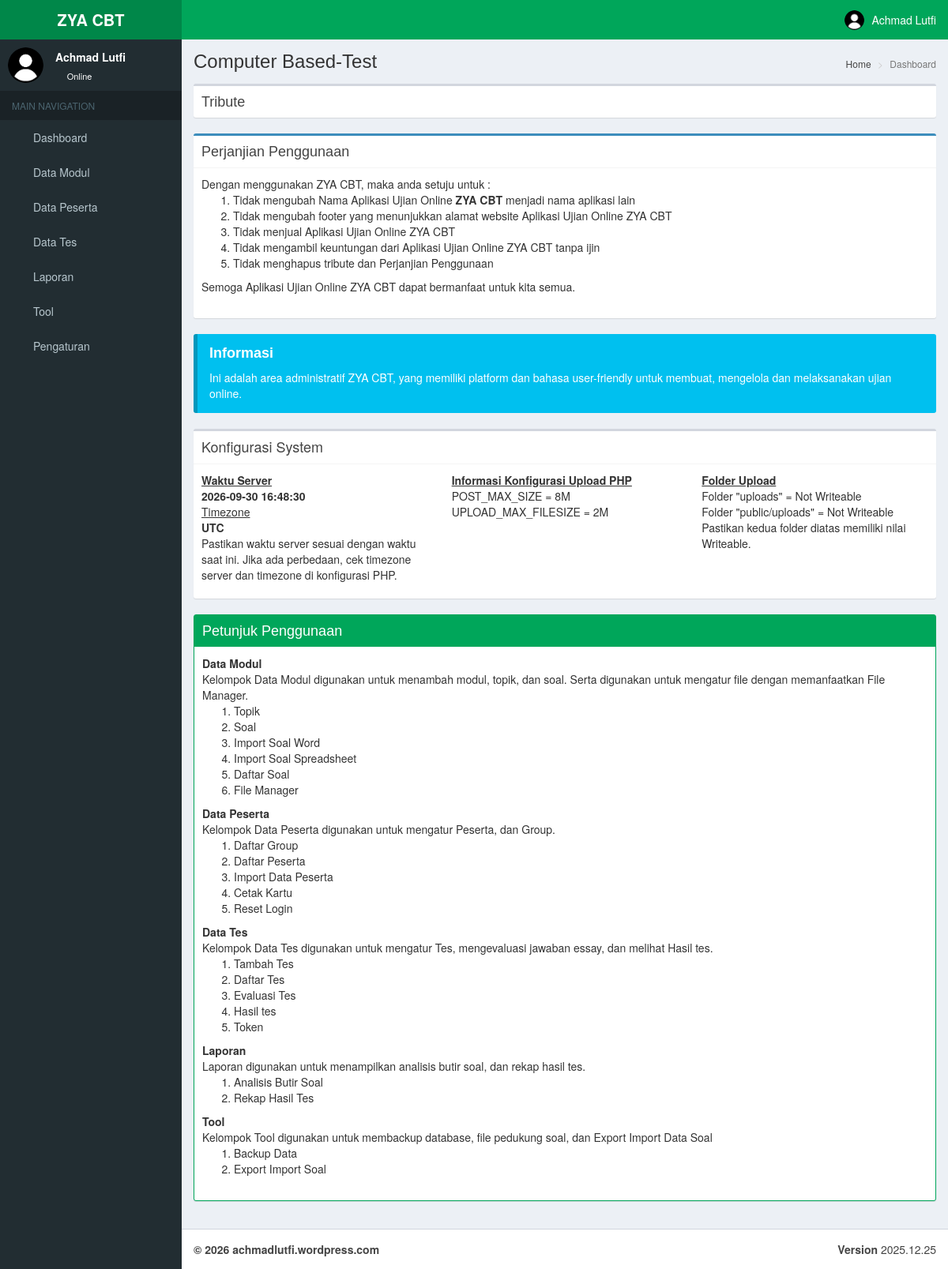
/index.php/manager/dashboard (signed in), run on the app's committed database.
### tables this page shows
CREATE TABLE `user_menu` (
  `id` int(11) NOT NULL,
  `tipe` int(11) NOT NULL DEFAULT 1 COMMENT '0=parent, 1=child',
  `parent` varchar(50) DEFAULT NULL,
  `kode_menu` varchar(50) NOT NULL,
  `nama_menu` varchar(100) NOT NULL,
  `url` varchar(150) NOT NULL DEFAULT '#',
  `icon` varchar(75) NOT NULL DEFAULT 'fa fa-circle-o',
  `urutan` int(11) NOT NULL
);

### application/libraries/Template.php (called while the page is built, shortened)
<?php  if ( ! defined('BASEPATH')) exit('No direct script access allowed');
	class Template{
		protected $_ci;
		function __construct(){
			$this->_ci=&get_instance();
            $this->_ci->load->library('access');
            $this->_ci->load->model('users_model');
			$this->_ci->load->model('cbt_konfigurasi_model');
		}
		function display_admin($template, $title, $data=null){
            if(empty($data['kode_menu'])){
                $data['kode_menu'] = 'KOSONG';
            }
			$query = $this->_ci->cbt_konfigurasi_model->get_by_kolom_limit('konfigurasi_kode', 'cbt_nama', 1);
			if($query->num_rows()>0){
				$data['site_name']=$query->row()->konfigurasi_isi;
			}else{
				$data['site_name']=$this->_ci->config->item('site_name');
			}
			$data['site_version']=$this->_ci->config->item('site_version');
            $data['nama']=$this->_ci->access->get_nama();
			$data['sidemenu']=$this->_ci->users_model->get_menu($data['kode_menu'], $this->_ci->access->get_level());;
            $data['content']=$this->_ci->load->view($template,$data,true);
			$data['title']=$title;
			$this->_ci->load->view('template/template_admin.php',$data);
		}
	}
?>

### application/controllers/manager/Dashboard.php (called while the page is built, shortened)
<?php if ( ! defined('BASEPATH')) exit('No direct script access allowed');
class Dashboard extends Member_Controller {
    public function index(){
        $data['nama'] = $this->access->get_nama();
        $data['post_max_size'] = ini_get('post_max_size');
        $data['upload_max_filesize'] = ini_get('upload_max_filesize');
        $data['waktu_server'] = date('Y-m-d H:i:s');
		$data['timezone'] = date_default_timezone_get();
        $data['dir_public_uploads'] = 'Not Writeable';
        $data['dir_uploads'] = 'Not Writeable';
        $this->template->display_admin('manager/dashboard_view', 'Dashboard', $data);
    }
}

### index.php (called while the page is built, shortened)
<?php
require_once BASEPATH.'core/CodeIgniter.php';

### application/models/Users_model.php (the view, shortened to what this page needs)
<?php  if ( ! defined('BASEPATH')) exit('No direct script access allowed');
class Users_model extends CI_Model{
    function get_menu($kode_menu, $level){
        $this->db->select('user_menu.parent')
                 ->where('(user_akses.level="'.$level.'")')
				 ->join('user_menu', 'user_akses.kode_menu = user_menu.kode_menu')
                 ->from('user_akses')
				 ->group_by('user_menu.parent');
		$result = $this->db->get()->result();
		$data_menu = array();
		foreach($result as $temp){
			$data_menu[] = $temp->parent;
		}
		$this->db->where_in('kode_menu', $data_menu)
                 ->from('user_menu')
				 ->order_by('urutan', 'ASC');
		$result = $this->db->get();
        $menu = '';
        if($result->num_rows()>0){
            foreach ($result->result() as $temp){
                $parent_active='';
                $sql_child = 'SELECT user_menu.* FROM `user_akses` INNER JOIN `user_level` ON (`user_akses`.`level` = `user_level`.`level`)
                    INNER JOIN `user_menu` ON (`user_akses`.`kode_menu` = `user_menu`.`kode_menu`) WHERE user_akses.`level`="'.$level.'"
                    AND user_menu.`tipe`=1 AND user_menu.parent="'.$temp->kode_menu.'" ORDER BY user_menu.`urutan` ASC';
                $result_child = $this->db->query($sql_child);
                $menu_child = '';
                $menu_child_count = 0;
                if($result_child->num_rows()>0){
                    $menu_child = $menu_child.'<ul class="treeview-menu">';
                    foreach ($result_child->result() as $child){
                        $child_active='';
                        $menu_child = $menu_child.'
                            <li class="'.$child_active.'"><a href="'.site_url().'/'.$child->url.'"><i class="fa fa-circle-o"></i> '.$child->nama_menu.'</a></li>
                        ';
                        $menu_child_count++;
                    }
                    $menu_child = $menu_child.'</ul>';
                }
                $menu = $menu.'
                    <li class="treeview '.$parent_active.'">
                        <a href="'.site_url().'/'.$temp->url.'">
        					<i class="'.$temp->icon.'"></i>
        					<span>'.$temp->nama_menu.'</span>';
                if($menu_child_count>0){
                    $menu = $menu.'<i class="fa fa-angle-left pull-right"></i>';
                }
                $menu = $menu.'</a>';
                $menu = $menu.'
                    '.$menu_child;
                $menu = $menu.'</li>';
            }
        }
        return $menu;
    }
}

### application/views/manager/dashboard_view.php (shortened to what this page needs)
<section class="content-header">
	<h1>
		<?php if(!empty($site_name)){ echo $site_name; } ?>
	</h1>
	<ol class="breadcrumb">
		<li><a href="<?php echo site_url(); ?>/manager"><i class="fa fa-dashboard"></i> Home</a></li>
		<li class="active">Dashboard</li>
	</ol>
</section>
<section class="content">
    <div class="box box-default collapsed-box">
        <div class="box-header with-border">
            <h3 class="box-title">Tribute</h3>
            <div class="box-tools pull-right">
                <button class="btn btn-box-tool" data-widget="collapse"><i class="fa fa-plus"></i></button>
            </div>
        </div>
    </div>
    <div class="box box-primary">
        <div class="box-header with-border">
            <h3 class="box-title">Perjanjian Penggunaan</h3>
            <div class="box-tools pull-right">
                <button class="btn btn-box-tool" data-widget="collapse"><i class="fa fa-plus"></i></button>
            </div>
        </div>
        <div class="box-body">
            <dl>
                <dd>
                    Dengan menggunakan ZYA CBT, maka anda setuju untuk :
                    <ol>
                        <li>Tidak mengubah Nama Aplikasi Ujian Online <b>ZYA CBT</b> menjadi nama aplikasi lain</li>
                        <li>Tidak mengubah footer yang menunjukkan alamat website Aplikasi Ujian Online ZYA CBT</li>
                        <li>Tidak menjual Aplikasi Ujian Online ZYA CBT</li>
						<li>Tidak mengambil keuntungan dari Aplikasi Ujian Online ZYA CBT tanpa ijin</li>
                        <li>Tidak menghapus tribute dan Perjanjian Penggunaan</li>
                    </ol>
                    Semoga Aplikasi Ujian Online ZYA CBT dapat bermanfaat untuk kita semua.
                </dd>
            </dl>
        </div>
    </div>
	<div class="callout callout-info">
    	<h4>Informasi</h4>
        <p>Ini adalah area administratif ZYA CBT, yang memiliki platform dan bahasa user-friendly untuk membuat, mengelola dan melaksanakan ujian online.</p>
    </div>
    <div class="box">
        <div class="box-header with-border">
            <div class="box-title">Konfigurasi System</div>
        </div>
        <div class="box-body">
            <div class="row">
                <div class="col-md-4">
                    <b><u>Waktu Server</u></b>
                    <br />
                    <b><?php if(!empty($waktu_server)){ echo $waktu_server; } ?></b>
                    <br />
					<u>Timezone</u>
                    <br />
                    <b><?php if(!empty($timezone)){ echo $timezone; } ?></b>
                    <br />
                    Pastikan waktu server sesuai dengan waktu saat ini. Jika ada perbedaan, cek timezone server dan timezone di konfigurasi PHP.
                </div>
                <div class="col-md-4">
                    <b><u>Informasi Konfigurasi Upload PHP</u></b>
                    <br />
                    POST_MAX_SIZE = <?php if(!empty($post_max_size)){ echo $post_max_size; } ?>
                    <br />
                    UPLOAD_MAX_FILESIZE = <?php if(!empty($upload_max_filesize)){ echo $upload_max_filesize; } ?>
                </div>
                <div class="col-md-4">
                    <b><u>Folder Upload</u></b>
                    <br />
                    Folder "uploads" = <?php if(!empty($dir_public_uploads)){ echo $dir_public_uploads; } ?>
                    <br />
                    Folder "public/uploads" = <?php if(!empty($dir_uploads)){ echo $dir_uploads; } ?>
                    <br />
                    Pastikan kedua folder diatas memiliki nilai Writeable.
                </div>
            </div>
        </div>
    </div>
    <div class="box box-success box-solid">
		<div class="box-header with-border">
        	<h3 class="box-title">Petunjuk Penggunaan</h3>
        </div>
        <div class="box-body">
        	<dl>
        		<dt>Data Modul</dt>
                <dd>
                	Kelompok Data Modul digunakan untuk menambah modul, topik, dan soal. Serta digunakan untuk mengatur file dengan memanfaatkan File Manager.
                	<ol>
                		<li>Topik</li>
                		<li>Soal</li>
                		<li>Import Soal Word</li>
						<li>Import Soal Spreadsheet</li>
                		<li>Daftar Soal</li>
                		<li>File Manager</li>
                	</ol>
                </dd>
                <dt>Data Peserta</dt>
                <dd>
                	Kelompok Data Peserta digunakan untuk mengatur Peserta, dan Group.
                	<ol>
                		<li>Daftar Group</li>
                		<li>Daftar Peserta</li>
                		<li>Import Data Peserta</li>
						<li>Cetak Kartu</li>
						<li>Reset Login</li>
                	</ol>
                <dt>Data Tes</dt>
                <dd>
                	Kelompok Data Tes digunakan untuk mengatur Tes, mengevaluasi jawaban essay, dan melihat Hasil tes.
                	<ol>
                		<li>Tambah Tes</li>
                		<li>Daftar Tes</li>
                		<li>Evaluasi Tes</li>
                		<li>Hasil tes</li>
                		<li>Token</li>
                	</ol>
                </dd>
				<dt>Laporan</dt>
                <dd>
                	Laporan digunakan untuk menampilkan analisis butir soal, dan rekap hasil tes.
                	<ol>
                		<li>Analisis Butir Soal</li>
                        <li>Rekap Hasil Tes</li>
                	</ol>
                </dd>
                <dt>Tool</dt>
                <dd>
                    Kelompok Tool digunakan untuk membackup database, file pedukung soal, dan Export Import Data Soal
                    <ol>
                        <li>Backup Data</li>
                        <li>Export Import Soal</li>
                    </ol>
                </dd>
            </dl>
        </div>
    </div>
</section>

### application/views/template/template_admin.php (shortened to what this page needs)
<!DOCTYPE html>
<html>
  <head>
    <link href="<?php echo base_url(); ?>public/bootstrap/css/bootstrap.min.css" rel="stylesheet" type="text/css" />
    <link href="<?php echo base_url(); ?>public/plugins/font-awesome/css/font-awesome.min.css" rel="stylesheet" type="text/css" />
    <link href="<?php echo base_url(); ?>public/plugins/ionicons/css/ionicons.min.css" rel="stylesheet" type="text/css" />
    <link href="<?php echo base_url(); ?>public/plugins/adminlte/css/AdminLTE.min.css" rel="stylesheet" type="text/css" />
    <link href="<?php echo base_url(); ?>public/plugins/adminlte/css/skins/_all-skins.min.css" rel="stylesheet" type="text/css" />
    <link href="<?php echo base_url(); ?>public/plugins/datatables/dataTables.bootstrap.css" rel="stylesheet" type="text/css" />
    <link href="<?php echo base_url(); ?>public/plugins/datatables/extensions/Responsive/css/dataTables.responsive.css" rel="stylesheet" type="text/css" />
    <link href="<?php echo base_url(); ?>public/plugins/datetimepicker/bootstrap-datetimepicker.min.css" rel="stylesheet" type="text/css" />
    <link href="<?php echo base_url(); ?>public/plugins/datepicker/datepicker3.css" rel="stylesheet" type="text/css" />
    <link href="<?php echo base_url(); ?>public/plugins/pnotify/pnotify.custom.min.css" rel="stylesheet" type="text/css" />
    <link href="<?php echo base_url(); ?>public/plugins/daterangepicker/daterangepicker-bs3.css" rel="stylesheet" type="text/css" />
    <link href="<?php echo base_url(); ?>public/plugins/select2-4.0.5/css/select2.min.css" rel="stylesheet" type="text/css" />
  </head>
  <body class="skin-green sidebar-mini">
    <div class="wrapper">
      <header class="main-header">
        <a href="<?php echo site_url(); ?>/manager" class="logo">
          <span class="logo-lg"><b>ZYA CBT</b></span>
        </a>
        <nav class="navbar navbar-static-top" role="navigation">
          <a href="#" class="sidebar-toggle" data-toggle="offcanvas" role="button">
          </a>
          <div class="navbar-custom-menu">
            <ul class="nav navbar-nav">
              <li class="dropdown user user-menu">
                <a href="#" class="dropdown-toggle" data-toggle="dropdown">
                  <img src="<?php echo base_url(); ?>public/plugins/adminlte/img/avatar04.png" class="user-image" alt="User Image"/>
                  <span class="hidden-xs"><?php if(!empty($nama)){ echo $nama; }else{ echo 'Administrator'; } ?></span>
                </a>
              </li>
            </ul>
          </div>
        </nav>
      </header>
      <aside class="main-sidebar">
        <section class="sidebar">
          <div class="user-panel">
            <div class="pull-left image">
              <img src="<?php echo base_url(); ?>public/plugins/adminlte/img/avatar04.png" class="img-circle" alt="User Image" />
            </div>
            <div class="pull-left info">
              <p><?php if(!empty($nama)){ echo $nama; }else{ echo 'Administrator'; } ?></p>
              <a href="#"><i class="fa fa-circle text-success"></i> Online</a>
            </div>
          </div>
          <ul class="sidebar-menu">
            <li class="header">MAIN NAVIGATION</li>
			<li><a href="<?php echo site_url(); ?>/manager"><i class="fa fa-dashboard"></i> <span>Dashboard</span></a></li>
            <?php
            if(!empty($sidemenu)){
                echo $sidemenu;
            }
            ?>
          </ul>
        </section>
      </aside>
      <div class="content-wrapper">
		<?php
			if(!empty($content)){
				echo $content;
			}
		?>
      </div>
      <footer class="main-footer">
        <div class="pull-right hidden-xs">
          <b>Version</b> <?php if(!empty($site_version)){ echo $site_version; } ?>
        </div>
        <strong>&copy; 2026 achmadlutfi.wordpress.com</strong>
      </footer>
    </div>
  </body>
</html>

### data on the page
user_menu: nama_menu "Data Modul"
user_menu: nama_menu "Data Peserta"
user_menu: nama_menu "Data Tes"
user_menu: nama_menu "Laporan"
user_menu: nama_menu "Tool"
user_menu: nama_menu "Pengaturan"

### other printed values
$nama "Achmad Lutfi"
$site_name "Computer Based-Test"
$waktu_server "2026-09-30 16:48:30"
$timezone "UTC"
$post_max_size "8M"
$upload_max_filesize "2M"
$dir_public_uploads "Not Writeable"
$dir_uploads "Not Writeable"
$site_version "2025.12.25"
